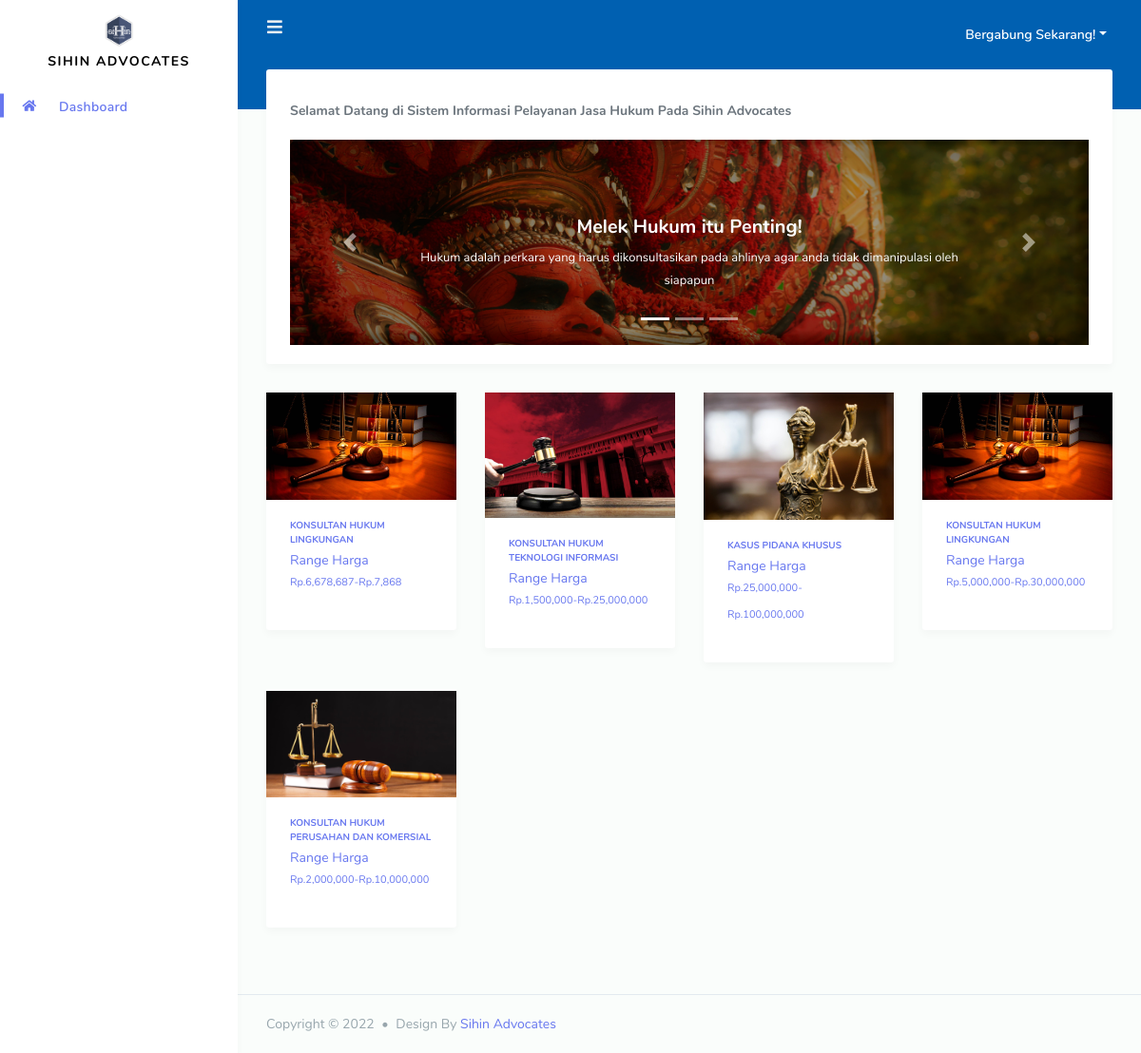
Page /dist/index.php?login=user on the committed database.
### tables this page shows
CREATE TABLE `perusahaan` (
  `id_perusahaan` int(11) NOT NULL,
  `nm_perusahaan` varchar(100) NOT NULL,
  `init_perusahaan` varchar(10) NOT NULL,
  `desk_perusahaan` text NOT NULL
);

CREATE TABLE `pengumuman` (
  `id_pengumuman` int(11) NOT NULL,
  `nm_pengumuman` text NOT NULL,
  `status_pengumuman` varchar(30) NOT NULL,
  `waktu_pengumuman` varchar(30) NOT NULL
);

CREATE TABLE `banner` (
  `id_banner` int(11) NOT NULL,
  `judul` varchar(100) NOT NULL,
  `desk` text NOT NULL,
  `gambar` text NOT NULL,
  `waktu` timestamp NOT NULL DEFAULT CURRENT_TIMESTAMP ON UPDATE CURRENT_TIMESTAMP
);

CREATE TABLE `jasa` (
  `id_jasa` int(11) NOT NULL,
  `id_jenis` int(11) NOT NULL,
  `hargamin` varchar(16) NOT NULL,
  `hargamax` varchar(16) NOT NULL,
  `waktu_ditambahkan` datetime DEFAULT NULL,
  `user_penambah` int(11) NOT NULL,
  `waktu_diubah` timestamp NULL DEFAULT NULL,
  `user_pengubah` int(11) DEFAULT NULL
);

CREATE TABLE `jenis` (
  `id_jenis` int(11) NOT NULL,
  `nm_jenis` varchar(100) NOT NULL,
  `desk_jenis` longtext NOT NULL,
  `gambar` text NOT NULL,
  `waktu` datetime NOT NULL
);

### dist/main.php (the view, shortened to what this page needs)
    <div class="main-content">
      <section class="section">
        <div class="row">
          <div class="col-12 col-md-12 col-lg-12">
            <div class="card">
              <div class="card-body">
<?php
  $query = "SELECT * FROM pengumuman WHERE status_pengumuman = 'aktif'";
  $result = $conn->query($query);
  $data = $result->fetch_object();
  if ($data) {
?>
<marquee scrollamount="8" onmouseover="this.stop();" onmouseout="this.start();">
<p style="margin-top: 10px;">
<?php
  $query = "SELECT * FROM pengumuman WHERE status_pengumuman = 'aktif'";
  $result = $conn->query($query);
  while ($data = $result->fetch_object()) {
?>
  <b style="margin-right: 200px"><?php echo $data->nm_pengumuman ?></b>
<?php
  }
 ?>
 </p>
</marquee>
<?php } ?>
                <div id="carouselExampleIndicators2" class="carousel slide" data-ride="carousel">
                  <ol class="carousel-indicators">
                    <?php
                      $no = 0;
                      $banners = $conn->query("SELECT * FROM banner order by id_banner desc");
                      while ($banner = $banners->fetch_object()) {
                     ?>
                        <li data-target="#carouselExampleIndicators2" <?php if ($no == 0){ echo 'class="active"';} ?> data-slide-to="<?= $no++ ?>"></li>
                    <?php
                      }
                     ?>
                  </ol>
                  <div class="carousel-inner">
                    <?php
                      $nos = 0;
                      $datbanners = $conn->query("SELECT * FROM banner order by id_banner desc");
                      while ($datbanner = $datbanners->fetch_object()) {
                     ?>
                        <div class="carousel-item <?php if ($nos == 0){ echo 'active';} ?>">
                          <img class="d-block w-100" src="assets/img/banner/<?= $datbanner->gambar ?>" alt="slide<?= $nos++ ?>">
                          <div class="carousel-caption d-none d-md-block">
                            <h5><?= $datbanner->judul ?></h5>
                            <p><?= $datbanner->desk ?></p>
                          </div>
                        </div>
                    <?php
                      }
                     ?>
                  </div>
                  <a class="carousel-control-prev" href="#carouselExampleIndicators2" role="button" data-slide="prev">
                    <span class="carousel-control-prev-icon" aria-hidden="true"></span>
                  </a>
                  <a class="carousel-control-next" href="#carouselExampleIndicators2" role="button" data-slide="next">
                    <span class="carousel-control-next-icon" aria-hidden="true"></span>
                  </a>
                </div>
              </div>
            </div>
          </div>
        </div>
        <div class="row">
          <?php
            if (!empty($_GET['jenis'])) {
              $query = "SELECT jasa.*, jenis.* FROM jasa, jenis WHERE jasa.id_jenis = jenis.id_jenis AND jenis.nm_jenis = '$_GET[jenis]' order by id_jasa desc";
            }
            elseif (!empty($_GET['search'])) {
              $query = "SELECT jasa.*, jenis.* FROM jasa, jenis WHERE jasa.id_jenis = jenis.id_jenis AND jasa.nm_jasa regexp '".$_GET['search']."' order by id_jasa desc";
            }
            else {
              $query = "SELECT jasa.*, jenis.* FROM jasa, jenis WHERE jasa.id_jenis = jenis.id_jenis order by id_jasa desc";
            }
            $result = $conn->query($query) or die(mysqli_error($conn));
            while ($data = $result->fetch_object()) {
           ?>
            <div class="col-6 col-md-4 col-lg-3">
              <a href="detail.php?idjasa=<?= $data->id_jasa ?>" style="text-decoration: none;">
                <div class="card">
                  <img src="assets/img/file/<?= $data->gambar ?>" width="100%" height="100%">
                  <div class="card-body">
                    <b style="font-size:10px;" class="card-text"><?= $data->nm_jenis ?></b>
                    <p style="line-height:; margin-bottom:-5px;">Range Harga</p>
                    <p style="font-size:11px;">Rp.<?= number_format($data->hargamin) ?>-Rp.<?= number_format($data->hargamax) ?></p>
                  </div>
                </div>
              </a>
            </div>
          <?php
            }
           ?>
        </div>
      </section>
    </div>

### dist/header/index.php (shortened to what this page needs)
<?php
  include 'config/index.php';
  $sql = $conn->query("SELECT * FROM perusahaan WHERE id_perusahaan = 1");
  $judul = $sql->fetch_object();
 ?>
<!DOCTYPE html>
<html lang="en">
<head>
  <link rel="stylesheet" href="assets/modules/bootstrap/css/bootstrap.min.css">
  <link rel="stylesheet" href="assets/modules/fontawesome/css/all.min.css">
  <link rel="stylesheet" href="assets/modules/jqvmap/dist/jqvmap.min.css">
  <link rel="stylesheet" href="assets/modules/summernote/summernote-bs4.css">
  <link rel="stylesheet" href="assets/modules/owlcarousel2/dist/assets/owl.carousel.min.css">
  <link rel="stylesheet" href="assets/modules/owlcarousel2/dist/assets/owl.theme.default.min.css">
  <link rel="stylesheet" href="assets/modules/bootstrap-daterangepicker/daterangepicker.css">
  <link rel="stylesheet" href="assets/modules/bootstrap-colorpicker/dist/css/bootstrap-colorpicker.min.css">
  <link rel="stylesheet" href="assets/modules/select2/dist/css/select2.min.css">
  <link rel="stylesheet" href="assets/modules/jquery-selectric/selectric.css">
  <link rel="stylesheet" href="assets/modules/bootstrap-timepicker/css/bootstrap-timepicker.min.css">
  <link rel="stylesheet" href="assets/modules/bootstrap-tagsinput/dist/bootstrap-tagsinput.css">
  <link rel="stylesheet" href="assets/modules/datatables/datatables.min.css">
  <link rel="stylesheet" href="assets/modules/datatables/DataTables-1.10.16/css/dataTables.bootstrap4.min.css">
  <link rel="stylesheet" href="assets/modules/datatables/Select-1.2.4/css/select.bootstrap4.min.css">
  <link rel="stylesheet" href="assets/modules/modal/bootstrap.min.css">
  <link rel="stylesheet" href="assets/css/style.css">
  <link rel="stylesheet" href="assets/css/components.css">
  <link rel="stylesheet" href="assets/modules/izitoast/css/iziToast.min.css">
</head>
<body>
  <div id="app">
    <div class="main-wrapper main-wrapper-1">
      <div class="navbar-bg" style="background-color: #0060b1"></div>
      <nav class="navbar navbar-expand-lg main-navbar">
        <form  method="get" class="form-inline mr-auto">
          <ul class="navbar-nav mr-3">
            <li><a href="#" data-toggle="sidebar" class="nav-link nav-link-lg"><i class="fas fa-bars"></i></a></li>
          </ul>
        </form>
        <ul class="navbar-nav navbar-right">
          <?php if (!empty($_SESSION['nama'])): ?>
            <li class="dropdown"><a href="#" data-toggle="dropdown" class="nav-link dropdown-toggle nav-link-lg nav-link-user">
              <img alt="image" src="assets/img/avatar/avatar-1.png" class="rounded-circle mr-1">
              <div class="d-sm-none d-lg-inline-block">Hi, <?php echo ucwords($_SESSION['nama']).' As '.ucwords($_SESSION['level']); ?></div></a>
              <div class="dropdown-menu dropdown-menu-right">
                <div class="dropdown-title">Logged in 5 min ago</div>
                <div class="dropdown-divider"></div>
                <a href="#" class="dropdown-item has-icon">
                  <i class="fas fa-cog"></i> Settings
                </a>
                <a href="#" class="dropdown-item has-icon">
                  <i class="fas fa-user"></i> Profile
                </a>
                <div class="dropdown-divider"></div>
                <a href="logout.php" class="dropdown-item has-icon text-danger">
                  <i class="fas fa-sign-out-alt"></i> Logout
                </a>
              </div>
            </li>
          <?php else: ?>
            <li class="dropdown"><a href="#" data-toggle="dropdown" class="nav-link dropdown-toggle nav-link-lg nav-link-user">
              <div class="d-sm-none d-lg-inline-block">Bergabung Sekarang!</div></a>
            </li>
          <?php endif ?>
        </ul>
      </nav>
      <div class="main-sidebar sidebar-style-2">
        <aside id="sidebar-wrapper">
          <div class="sidebar-brand" style="line-height: 17px; margin-top: 10px; margin-bottom: 10px">
            <a href="index.php"><img src="assets/img/sihin.png" width="40px"><br><?php echo $judul->nm_perusahaan ?></a>
          </div>
          <?php
            include 'menu/admin.php';
          ?>
        </aside>
      </div>

### dist/menu/admin.php (shortened to what this page needs)
<?php
  if (@$_SESSION['level']=='admin') {
?>
          <ul class="sidebar-menu">
            <li class="menu-header"></li>
            <li class="<?php if (empty($_GET['hd']) && empty($_GET['fd'])) {echo 'active';} ?>"><a class="nav-link" href="index.php" ><i class="fas fa-home"></i><span>Dashboard</span></a></li>
            <li class="<?php if (@$_GET['hd']=='profil' && @$_GET['fd']=='perusahaan') {echo 'active';} ?>"><a class="nav-link" href="index.php?hd=profil&fd=perusahaan"><i class="fas fa-user"></i><span>Profil</span></a></li>
            <li class="<?php if (@$_GET['hd']=='master' && @$_GET['fd']=='pengumuman') {echo 'active';} ?>"><a class="nav-link" href="index.php?hd=master&fd=pengumuman"><i class="fas fa-bullhorn" aria-hidden="true"></i><span>Pemberitahuan</span></a></li>
            <li <?php if (@$_GET['fd']=='perkembangan') {echo 'class=active';} ?>>
              <a class="nav-link" href="index.php?hd=user&fd=perkembangan">
                <i class="fas fa-chart-line"></i>
                <span>Perkembangan Kasus</span>
              </a>
            </li>
            <li <?php if (@$_GET['fd']=='jadwal') {echo 'class=active';} ?>>
              <a class="nav-link" href="index.php?hd=user&fd=jadwal">
                <i class="fas fa-clock"></i>
                <span>Jadwal Konsultasi</span>
              </a>
            </li>
            <li class="menu-header">Master</li>
            <li class="dropdown <?php if (@$_GET['hd']=='master') {echo 'active';} ?>">
              <a href="index.php#" class="nav-link has-dropdown" data-toggle="dropdown"><i class="fas fa-columns"></i> <span>Master</span></a>
              <ul class="dropdown-menu">
                <li <?php if (@$_GET['fd']=='file') {echo 'class=active';} ?>><a class="nav-link" href="index.php?hd=master&fd=file">Pembiayaan</a></li>
                <li <?php if (@$_GET['fd']=='banner') {echo 'class=active';} ?>><a class="nav-link" href="index.php?hd=master&fd=banner">Banner</a></li>
                <li <?php if (@$_GET['fd']=='jenis') {echo 'class=active';} ?>><a class="nav-link" href="index.php?hd=master&fd=jenis">Jenis</a></li>
                <li <?php if (@$_GET['fd']=='user') {echo 'class=active';} ?>><a class="nav-link" href="index.php?hd=master&fd=user">User</a></li>
              </ul>
            </li>
            <li <?php if (@$_GET['fd']=='selesai') {echo 'class=active';} ?>><a class="nav-link" href="index.php?hd=transaksi&fd=selesai"><i class="fas fa-check"></i><span>Laporan Kasus Selesai</span></a></li>
<?php
  }else{
?>
          <ul class="sidebar-menu">
            <li class="menu-header"></li>
            <li class="<?php if (empty($_GET['hd']) && empty($_GET['fd'])) {echo 'active';} ?>"><a class="nav-link" href="index.php" ><i class="fas fa-home"></i><span>Dashboard</span></a></li>
<?php
  }
?>

### dist/index.php
<?php
include 'header/index.php';
@$head = $_GET['hd'];
@$folder = $_GET['fd'];
	if (!empty($head)&&!empty($folder)) {
		if (!isset($_SESSION['level'])) {
		        echo '<script>
		        window.location.href = "index.php";
		      </script>';
		}
		include $head.'/'.$folder.'/index.php';
	}elseif (!empty($folder)) {
		include $folder.'/index.php';
	}else{
		include 'main.php';
	}
?>
<?php
	include 'footer/index.php';
?>

### dist/footer/index.php (shortened to what this page needs)
<?php
  $sql = $conn->query("SELECT * FROM perusahaan WHERE id_perusahaan = 1");
  $juduls = $sql->fetch_object();
 ?>
      <footer class="main-footer">
        <div class="footer-left">
          Copyright &copy; <?php echo date('Y'); ?> <div class="bullet"></div> Design By <a href="https://instagram.com/ridwanlawson"><?php echo $juduls->nm_perusahaan; ?></a>
        </div>
      </footer>
    </div>
  </div>
</body>
</html>

### rows in the picture
perusahaan: nm_perusahaan "SIHIN ADVOCATES", nm_perusahaan "Sihin Advocates"
pengumuman: nm_pengumuman "Selamat Datang di Sistem Informasi Pelayanan Jasa Hukum Pada Sihin Advocates"
banner: gambar (picture), judul "Melek Hukum itu Penting!", desk "Hukum adalah perkara yang harus dikonsultasikan pada ahlinya agar anda tidak dimanipulasi oleh siapapun"
jasa: id_jenis.gambar (picture), id_jenis.nm_jenis "KONSULTAN HUKUM LINGKUNGAN", hargamin "6,678,687", hargamax "7,868"
jasa: id_jenis.gambar (picture), id_jenis.nm_jenis "KONSULTAN HUKUM TEKNOLOGI INFORMASI", hargamin "1,500,000", hargamax "25,000,000"
jasa: id_jenis.gambar (picture), id_jenis.nm_jenis "KASUS PIDANA KHUSUS", hargamin "25,000,000", hargamax "100,000,000"
jasa: id_jenis.gambar (picture), id_jenis.nm_jenis "KONSULTAN HUKUM LINGKUNGAN", hargamin "5,000,000", hargamax "30,000,000"
jasa: id_jenis.gambar (picture), id_jenis.nm_jenis "KONSULTAN HUKUM PERUSAHAN DAN KOMERSIAL", hargamin "2,000,000", hargamax "10,000,000"
